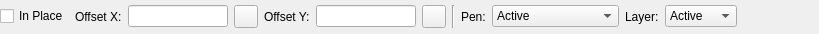
<?xml version="1.0" encoding="UTF-8"?>
<ui version="4.0">
 <class>LC_DuplicateOptionsWidget</class>
 <widget class="QWidget" name="LC_DuplicateOptionsWidget">
  <property name="geometry">
   <rect>
    <x>0</x>
    <y>0</y>
    <width>819</width>
    <height>34</height>
   </rect>
  </property>
  <property name="windowTitle">
   <string>Form</string>
  </property>
  <layout class="QGridLayout" name="gridLayout">
   <property name="leftMargin">
    <number>0</number>
   </property>
   <property name="topMargin">
    <number>1</number>
   </property>
   <property name="rightMargin">
    <number>0</number>
   </property>
   <property name="bottomMargin">
    <number>1</number>
   </property>
   <item row="0" column="12">
    <spacer name="horizontalSpacer">
     <property name="orientation">
      <enum>Qt::Orientation::Horizontal</enum>
     </property>
     <property name="sizeHint" stdset="0">
      <size>
       <width>0</width>
       <height>20</height>
      </size>
     </property>
    </spacer>
   </item>
   <item row="0" column="11">
    <widget class="QComboBox" name="cbLayer">
     <property name="toolTip">
      <string>Layer to which duplicate should be placed</string>
     </property>
     <item>
      <property name="text">
       <string comment="layer">Active</string>
      </property>
     </item>
     <item>
      <property name="text">
       <string comment="layer">Original</string>
      </property>
     </item>
    </widget>
   </item>
   <item row="0" column="1">
    <widget class="QLabel" name="label">
     <property name="text">
      <string>Offset X:</string>
     </property>
    </widget>
   </item>
   <item row="0" column="9">
    <widget class="QComboBox" name="cbPen">
     <property name="toolTip">
      <string>Pen to apply to created duplicate</string>
     </property>
     <item>
      <property name="text">
       <string comment="pen">Active</string>
      </property>
     </item>
     <item>
      <property name="text">
       <string comment="pen">Original</string>
      </property>
     </item>
     <item>
      <property name="text">
       <string comment="pen">Original Resolved</string>
      </property>
     </item>
    </widget>
   </item>
   <item row="0" column="2">
    <widget class="QLineEdit" name="leOffsetX">
     <property name="minimumSize">
      <size>
       <width>60</width>
       <height>0</height>
      </size>
     </property>
     <property name="maximumSize">
      <size>
       <width>100</width>
       <height>16777215</height>
      </size>
     </property>
     <property name="toolTip">
      <string>Horizontal offset of duplicate from original entity</string>
     </property>
    </widget>
   </item>
   <item row="0" column="5">
    <widget class="QLineEdit" name="leOffsetY">
     <property name="minimumSize">
      <size>
       <width>60</width>
       <height>0</height>
      </size>
     </property>
     <property name="maximumSize">
      <size>
       <width>100</width>
       <height>16777215</height>
      </size>
     </property>
     <property name="toolTip">
      <string>Vertical offset of duplicate from original entity</string>
     </property>
    </widget>
   </item>
   <item row="0" column="3">
    <widget class="QToolButton" name="tbPickOffsetX">
     <property name="toolTip">
      <string>Pick offset by X from drawing</string>
     </property>
     <property name="text">
      <string/>
     </property>
     <property name="icon">
      <iconset resource="../../../../res/icons/icons.qrc">
       <normaloff>:/icons/interactive_pick_distance.lci</normaloff>:/icons/interactive_pick_distance.lci</iconset>
     </property>
    </widget>
   </item>
   <item row="0" column="7">
    <widget class="Line" name="line">
     <property name="orientation">
      <enum>Qt::Orientation::Vertical</enum>
     </property>
    </widget>
   </item>
   <item row="0" column="4">
    <widget class="QLabel" name="label_2">
     <property name="text">
      <string>Offset Y:</string>
     </property>
    </widget>
   </item>
   <item row="0" column="8">
    <widget class="QLabel" name="label_3">
     <property name="text">
      <string>Pen:</string>
     </property>
    </widget>
   </item>
   <item row="0" column="10">
    <widget class="QLabel" name="label_4">
     <property name="text">
      <string>Layer:</string>
     </property>
    </widget>
   </item>
   <item row="0" column="0">
    <widget class="QCheckBox" name="cbInPlace">
     <property name="toolTip">
      <string>If checked, duplicate will be positioned in original's coordinates</string>
     </property>
     <property name="text">
      <string>In Place</string>
     </property>
    </widget>
   </item>
   <item row="0" column="6">
    <widget class="QToolButton" name="tbPickOffsetY">
     <property name="toolTip">
      <string>Pick offset by Y from drawing</string>
     </property>
     <property name="text">
      <string/>
     </property>
     <property name="icon">
      <iconset resource="../../../../res/icons/icons.qrc">
       <normaloff>:/icons/interactive_pick_distance.lci</normaloff>:/icons/interactive_pick_distance.lci</iconset>
     </property>
    </widget>
   </item>
  </layout>
 </widget>
 <resources>
  <include location="../../../../res/icons/icons.qrc"/>
 </resources>
 <connections/>
</ui>
